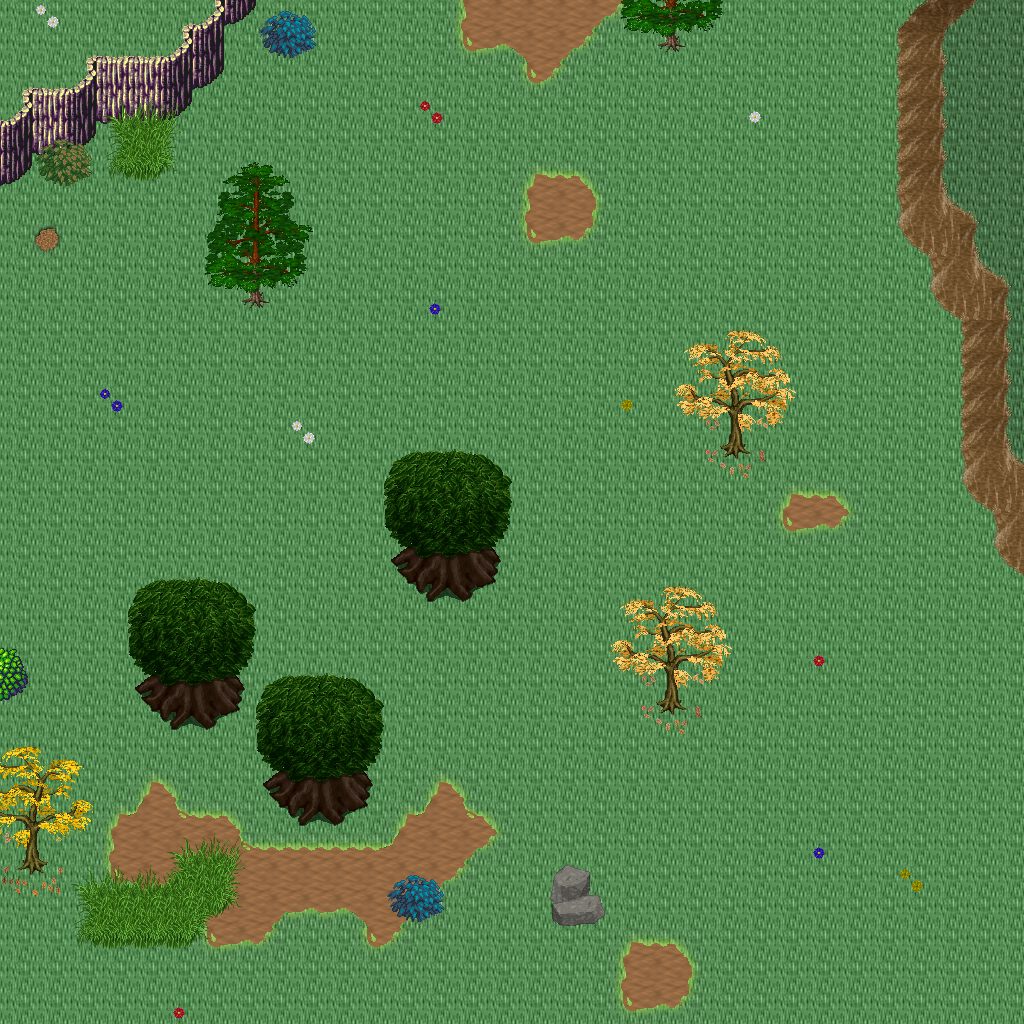

Tiled map render using the project's own tile images. Description and the map definition, with tile-layer contents summarised, below:
An orthogonal 32x32 tile map with 32x32 px tiles, 5 tile layers (Ground, Objects, Objects2, Above, ...), 1 hidden layer not drawn, 32 tilesets.

<map version="1.10" tiledversion="1.11.0" orientation="orthogonal" renderorder="right-down" width="32" height="32" tilewidth="32" tileheight="32" infinite="0" nextlayerid="11" nextobjectid="1">
 <tileset firstgid="1" name="logic_collision" tilewidth="32" tileheight="32" tilecount="1" columns="1">
  <image source="../drawable/logic_collision.png" width="32" height="32" />
 </tileset>
 <tileset firstgid="2" name="ground_ridge_earth_pale" tilewidth="32" tileheight="32" tilecount="96" columns="12">
  <image source="../drawable/ground_ridge_earth_pale.png" width="384" height="256" />
 </tileset>
 <tileset firstgid="98" name="ground_ridge_earth_dark" tilewidth="32" tileheight="32" tilecount="96" columns="12">
  <image source="../drawable/ground_ridge_earth_dark.png" width="384" height="256" />
 </tileset>
 <tileset firstgid="194" name="ground_ground" tilewidth="32" tileheight="32" tilecount="33" columns="3">
  <image source="../drawable/ground_ground.png" width="96" height="352" />
 </tileset>
 <tileset firstgid="227" name="terrain_grassland" tilewidth="32" tileheight="32" tilecount="88" columns="8">
  <image source="../drawable/terrain_grassland.png" width="256" height="352" />
 </tileset>
 <tileset firstgid="315" name="ground_grass_edges" tilewidth="32" tileheight="32" tilecount="36" columns="12">
  <image source="../drawable/ground_grass_edges.png" width="384" height="96" />
 </tileset>
 <tileset firstgid="351" name="ground_grass_corners" tilewidth="32" tileheight="32" tilecount="24" columns="6">
  <image source="../drawable/ground_grass_corners.png" width="192" height="128" />
 </tileset>
 <tileset firstgid="375" name="plant_tree_tree_darkgreen" tilewidth="32" tileheight="32" tilecount="88" columns="8">
  <image source="../drawable/plant_tree_tree_darkgreen.png" width="256" height="352" />
 </tileset>
 <tileset firstgid="463" name="plant_tree_fall_trees" tilewidth="32" tileheight="32" tilecount="40" columns="8">
  <image source="../drawable/plant_tree_fall_trees.png" width="256" height="160" />
 </tileset>
 <tileset firstgid="503" name="plant_tree_evergreen" tilewidth="32" tileheight="32" tilecount="36" columns="3">
  <image source="../drawable/plant_tree_evergreen.png" width="96" height="384" />
 </tileset>
 <tileset firstgid="539" name="plant_tree_pine_tree" tilewidth="32" tileheight="32" tilecount="20" columns="4">
  <image source="../drawable/plant_tree_pine_tree.png" width="128" height="160" />
 </tileset>
 <tileset firstgid="559" name="plant_tree_pine_tree_1" tilewidth="32" tileheight="32" tilecount="20" columns="4">
  <image source="../drawable/plant_tree_pine_tree_1.png" width="128" height="160" />
 </tileset>
 <tileset firstgid="579" name="building_decoration_rocks" tilewidth="32" tileheight="32" tilecount="6" columns="3">
  <image source="../drawable/building_decoration_rocks.png" width="96" height="64" />
 </tileset>
 <tileset firstgid="585" name="plant_stump_hollow_logs" tilewidth="32" tileheight="32" tilecount="6" columns="3">
  <image source="../drawable/plant_stump_hollow_logs.png" width="96" height="64" />
 </tileset>
 <tileset firstgid="591" name="plant_stump_small_stump" tilewidth="32" tileheight="32" tilecount="4" columns="2">
  <image source="../drawable/plant_stump_small_stump.png" width="64" height="64" />
 </tileset>
 <tileset firstgid="595" name="plant_flower_daisy_yellow" tilewidth="32" tileheight="32" tilecount="8" columns="2">
  <image source="../drawable/plant_flower_daisy_yellow.png" width="64" height="128" />
 </tileset>
 <tileset firstgid="603" name="plant_flower_daisy_white" tilewidth="32" tileheight="32" tilecount="8" columns="2">
  <image source="../drawable/plant_flower_daisy_white.png" width="64" height="128" />
 </tileset>
 <tileset firstgid="611" name="plant_flower_daisy_red" tilewidth="32" tileheight="32" tilecount="8" columns="2">
  <image source="../drawable/plant_flower_daisy_red.png" width="64" height="128" />
 </tileset>
 <tileset firstgid="619" name="plant_flower_daisy_blue" tilewidth="32" tileheight="32" tilecount="8" columns="2">
  <image source="../drawable/plant_flower_daisy_blue.png" width="64" height="128" />
 </tileset>
 <tileset firstgid="627" name="plant_leaves" tilewidth="32" tileheight="32" tilecount="8" columns="4">
  <image source="../drawable/plant_leaves.png" width="128" height="64" />
 </tileset>
 <tileset firstgid="635" name="plant_brown_mushrooms" tilewidth="32" tileheight="32" tilecount="24" columns="6">
  <image source="../drawable/plant_brown_mushrooms.png" width="192" height="128" />
 </tileset>
 <tileset firstgid="659" name="logic_item_resources" tilewidth="32" tileheight="32" tilecount="6" columns="6">
  <image source="../drawable/logic_item_resources.png" width="192" height="32" />
 </tileset>
 <tileset firstgid="665" name="logic_creature_animal" tilewidth="32" tileheight="32" tilecount="32" columns="8">
  <image source="../drawable/logic_creature_animal.png" width="256" height="128" />
 </tileset>
 <tileset firstgid="697" name="ground_tall_grass" tilewidth="32" tileheight="32" tilecount="15" columns="5">
  <image source="../drawable/ground_tall_grass.png" width="160" height="96" />
 </tileset>
 <tileset firstgid="712" name="logic_creature_reptile" tilewidth="32" tileheight="32" tilecount="7" columns="7">
  <image source="../drawable/logic_creature_reptile.png" width="224" height="32" />
 </tileset>
 <tileset firstgid="719" name="plant_bush_leafy" tilewidth="32" tileheight="32" tilecount="48" columns="8">
  <image source="../drawable/plant_bush_leafy.png" width="256" height="192" />
 </tileset>
 <tileset firstgid="767" name="plant_bushes_and_trees" tilewidth="32" tileheight="32" tilecount="144" columns="16">
  <image source="../drawable/plant_bushes_and_trees.png" width="512" height="289" />
 </tileset>
 <tileset firstgid="911" name="building_thatched_roof_cottage1" tilewidth="32" tileheight="32" tilecount="20" columns="4">
  <image source="../drawable/building_thatched_roof_cottage1.png" width="128" height="160" />
 </tileset>
 <tileset firstgid="931" name="building_thatched_roof_cottage2" tilewidth="32" tileheight="32" tilecount="20" columns="4">
  <image source="../drawable/building_thatched_roof_cottage2.png" width="128" height="160" />
 </tileset>
 <tileset firstgid="951" name="plant_stump_stump_rectangular" tilewidth="32" tileheight="32" tilecount="4" columns="2">
  <image source="../drawable/plant_stump_stump_rectangular.png" width="64" height="64" />
 </tileset>
 <tileset firstgid="955" name="object_well_hoist" tilewidth="32" tileheight="32" tilecount="9" columns="3">
  <image source="../drawable/object_well_hoist.png" width="96" height="96" />
 </tileset>
 <tileset firstgid="964" name="logic_creature_gnome" tilewidth="32" tileheight="32" tilecount="6" columns="6">
  <image source="../drawable/logic_creature_gnome.png" width="192" height="32" />
 </tileset>
 <layer id="1" name="Ground" width="32" height="32">
  <data>[1024 cells, 1024 non-empty, 4 distinct tile ids]</data>
 </layer>
 <layer id="2" name="Objects" width="32" height="32">
  <data>[1024 cells, 188 non-empty, 57 distinct tile ids]</data>
 </layer>
 <layer id="3" name="Objects2" width="32" height="32">
  <data>[1024 cells, 45 non-empty, 23 distinct tile ids]</data>
 </layer>
 <layer id="4" name="Above" width="32" height="32">
  <data>[1024 cells, 109 non-empty, 63 distinct tile ids]</data>
 </layer>
 <layer id="5" name="Above2" width="32" height="32">
  <data>[1024 cells, 0 non-empty, 0 distinct tile ids]</data>
 </layer>
 <layer id="6" name="Walkable" width="32" height="32" visible="0">
  <data>[1024 cells, 111 non-empty, 1 distinct tile ids]</data>
 </layer>
 <objectgroup id="7" name="Mapevents" />
 <objectgroup id="8" name="Spawn" />
 <objectgroup id="9" name="Keys" />
 <objectgroup id="10" name="Replace" />
</map>
